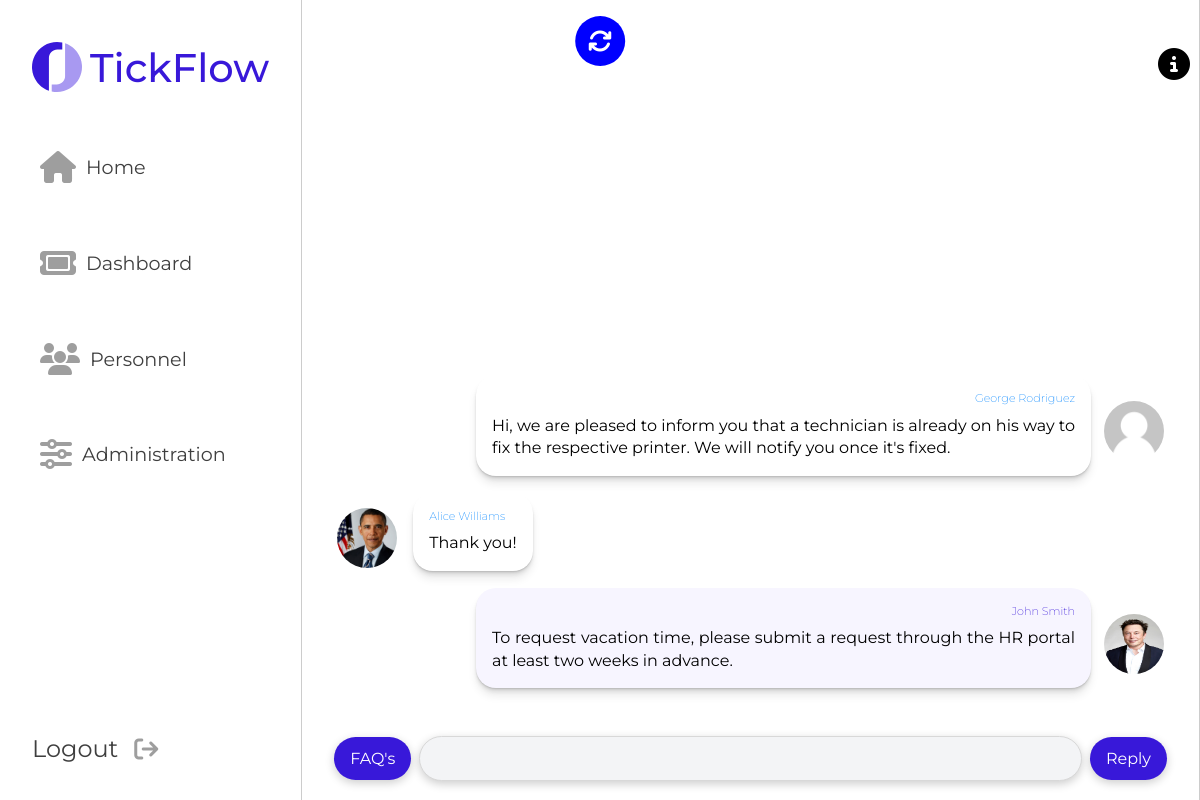
Screenshot of /server/pages/ticket.php?ticket=1 (signed in) with the database file from the repository.
### tables this page shows
CREATE TABLE Message (
    id INTEGER CHECK (id >= 1) PRIMARY KEY AUTOINCREMENT,
    content TEXT NOT NULL,
    creationDate DATE NOT NULL,
    creationTime TIME NOT NULL,
    author INTEGER NOT NULL,
    ticket INTEGER NOT NULL,
    FOREIGN KEY (author) REFERENCES User(id),
    FOREIGN KEY (ticket) REFERENCES Ticket(id)
);

CREATE TABLE User (
    id INTEGER CHECK (id >= 1) PRIMARY KEY AUTOINCREMENT,
    name TEXT,
    email TEXT UNIQUE NOT NULL,
    password TEXT NOT NULL,
    role TEXT CHECK (role == 'Client' OR role == 'Agent' OR role == 'Admin') DEFAULT ('Client'),
    department Integer,
    FOREIGN KEY (department) REFERENCES Department(id)
);

### server/pages/ticket.php (called while the page is built, shortened)
<?php
	include_once(__DIR__.'/../classes/user.class.php');
	include_once(__DIR__.'/../classes/ticket.class.php');
	include_once(__DIR__.'/../templates/ticket.tpl.php');
	include_once(__DIR__.'/../templates/common.tpl.php');
	if (isset($_GET["ticket"])){
		$ticketId = $_GET["ticket"];
	} else {
		header("Location: dashboard.php");
		exit();
	}
    $ticket = Ticket::getTicketByID($ticketId);
	$departments = Department::getDepartments();
	drawChat($ticket, $departments);
?>

### server/classes/chat.class.php (called while the page is built, shortened)
<?php
class Message {
    public $id, $content, $date, $time, $author, $ticket, $authorName, $authorPhoto, $authorID;
    public function __construct($id, $content, $date, $time, $author, $ticket){
        $this->content = $content;
        $this->author = $author;
        $userAuthor = User::getUserByID($author);
        $this->authorName = $userAuthor->name;
        $this->authorPhoto = $userAuthor->getPhoto();
    }
    public function belongsToUser($user){
        return $user->id == $this->author;
    }
}
class Chat {
    public $ticketID, $messages;
    public function __construct($ticketID){
        $this->ticketID = $ticketID;
    }
    public function getMessages(){
        $db = getDatabaseConnection();
        $query = $db->prepare("SELECT * FROM Message WHERE ticket = ? ORDER BY creationDate, creationTime");
        $query->execute(array($this->ticketID));
        $results = $query->fetchAll();
        $messages = array();
        foreach ($results as $row) {
            $messages[] = new Message(
                $row['id'],
                $row['content'],
                $row['creationDate'],
                $row['creationTime'],
                $row['author'],
                $row['ticket']
            );
        }
        return $messages;
    }
}
?>

### server/classes/ticket.class.php (called while the page is built, shortened)
<?php
include_once(__DIR__.'/../classes/chat.class.php');
class Ticket {
    function __construct($id, $subject, $description, $status, $priority, $tags, $date, $time, $authorID, $assigneeID, $departmentID){
        $this->id = $id;
    }
    static public function getTicketByID($ticketID){
        $db = getDatabaseConnection();
        $query = $db->prepare("SELECT * FROM Ticket WHERE id = ?");
        $query->execute(array($ticketID));
        $results = $query->fetchAll();
        $result = $results[0];
        $tags = Ticket::getTagsById($ticketID);
        $ticket = new Ticket(
            $result['id'],
            $result['subject'],
            $result['description'],
            $result['status'],
            $result['priority'],
            $tags,
            $result['creationDate'],
            $result['creationTime'],
            $result['author'],
            $result['assignee'],
            $result['department']
        );
        return $ticket;
    }
    static public function getTagsById($id){
        $db = getDatabaseConnection();
        $query = $db->prepare("SELECT * FROM Ticket_Hashtag WHERE ticket = ?");
        $query->execute(array($id));
        $results = $query->fetchAll();
        $tags = array();
        foreach ($results as $row){
            $query = $db->prepare("SELECT * FROM Hashtag WHERE id = ?");
            $query->execute(array($row['hashtag']));
            $results = $query->fetchAll();
            $tag = $results[0]['name'];
            $tags[] = $tag;
        }
        return $tags;
    }
}
?>

### server/classes/user.class.php (called while the page is built, shortened)
<?php
include_once(__DIR__ . '/../classes/ticket.class.php');
class User
{
    public $id, $name, $email, $role, $department;
    public function __construct($id, $name, $email, $role, $department)
    {
        $this->id = $id;
        $this->name = $name;
        $this->role = $role;
    }
    public function isAdmin()
    {
        return $this->role == "Admin";
    }
    public function isAgent()
    {
        return $this->role == "Agent" || $this->isAdmin();
    }
    public function getPhoto(){
        $path = "../images/profiles/".$this->id.".png";
        if (file_exists($path)){
            return $path;
        }
        else {
            $path = "../images/profiles/".$this->id.".jpg";
            if (file_exists($path)){
                return $path;
            } else {
                $path = "../images/profiles/".$this->id.".gif";
                if (file_exists($path)){
                    return $path;
                }
                else {
                    $path = "../images/profiles/".$this->id.".jpeg";
                    if (file_exists($path)){
                        return $path;
                    }
                }
            }
        }
        return "../images/default.png";
    }
    static public function getUserById($userID) {
        $db = getDatabaseConnection();
        $query = $db->prepare("SELECT * FROM User WHERE id = ?");
        $query->execute(array($userID));
        $results = $query->fetchAll();
        $result = $results[0];
        $user = new User($result['id'], $result['name'], $result['email'], $result['role'], $result['department']);
        return $user;
    }
}

### server/classes/session.class.php (called while the page is built, shortened)
<?php
include_once(__DIR__.'/../classes/user.class.php');
class Session {
    public $userID;
    public function __construct() {
        $this->userID = null;
        if (isset($_SESSION["userID"])) {
            $userID = $_SESSION["userID"];
            if (is_numeric($userID)){
                $this->userID = $_SESSION["userID"];
            }
        }
    }
    public function getUser(){
        return User::getUserById($this->userID);
    }
}
?>

### server/templates/ticket.tpl.php (the view, shortened to what this page needs)
<?php
include_once(__DIR__.'/../classes/user.class.php');
include_once(__DIR__.'/../classes/ticket.class.php');
include_once(__DIR__.'/../classes/chat.class.php');
?>
<?php function getArticleTag($message, $sessionUser, $author) {
	if ($sessionUser->id == $author->id) { ?>
		<?php if ($message->belongsToUser($author)) { ?>
			<article class="msg msg-right author">
		<?php }  else { ?>
			<article class="msg msg-left">
		<?php }  ?>
	<?php } else { ?>
		<?php if ($message->belongsToUser($author)) { ?>
			<article class="msg msg-left">
		<?php } else { if ($message->author == $sessionUser->id) {?>
			<article class="msg msg-right author">
		<?php } else { ?>
			<article class="msg msg-right">
		<?php }
		}
	}
}?>
<?php function drawChat($ticket, $departments) {
	$chat = $ticket->getChat();
	$author = User::getUserById($ticket->authorID);
	$messages = $chat->getMessages();
	$messages = array_reverse($messages);
	$session = new Session();
	$sessionUser = $session->getUser();
?>
	<main class="middle-column">
		<a href="../pages/ticket.php?ticket=<?=$ticket->id?>">
		<i id="refresh-button" class="fa-solid fa-arrows-rotate"></i>
		</a>
        <section id="chat">
            <div id="messages">
                <?php foreach($messages as $message) { ?>
					<?php getArticleTag($message, $sessionUser, $author) ?>
						<figure class="avatar">
							<img src=<?=$message->authorPhoto?> alt="Avatar">
						</figure>
						<section class="bubble">
							<p class="name"><?=$message->authorName?></p>
							<p class="message"><?=$message->content?></p>
						</section>
					</article>
                <?php } ?>
            </div>
            <section class="reply">
				<?php if ($sessionUser->isAgent()) { ?>
				<button type="button" id="faq-button">FAQ's</button>
				<?php } ?>
                <input id="message-input" type="text">
                <button type="button" id="send-message-button" >Reply</button>
            </section>
        </section>
    </main>
<?php } ?>

### server/styles/layout.css (style rules this page uses)
:root { --main-color: #3818D9; }
* { font-family: 'Montserrat', sans-serif; }
html { scroll-behavior: smooth; box-sizing: border-box; }
body { margin: 0; padding: 0; overflow: hidden; }
.middle-column { grid-column: 2/5; min-height: 100vh; border-left: solid 0.0625rem #ccc; border-right: solid 0.0625rem #ccc; }
.fa-solid, .fa-regular { font-size: 2rem; margin-right: 0.625rem; color: #9E9E9E; }
.middle-column { overflow-y: scroll; height: 100vh; -ms-overflow-style: none; scrollbar-width: none; z-index: 1; }

### server/styles/ticket.css (style rules this page uses)
:root { --main-color: #3818D9; }
* { font-family: 'Montserrat', sans-serif; }
html { scroll-behavior: smooth; box-sizing: border-box; }
body { margin: 0; padding: 0; overflow: hidden; }
.middle-column { grid-column: 2/5; min-height: 100vh; border-left: solid 0.0625rem #ccc; border-right: solid 0.0625rem #ccc; }
.fa-solid, .fa-regular { font-size: 2rem; margin-right: 0.625rem; color: #9E9E9E; }
.middle-column { overflow-y: scroll; height: 100vh; -ms-overflow-style: none; scrollbar-width: none; z-index: 1; }
figure.avatar img { width: 3.75rem; height: 3.75rem; border-radius: 50%; }
#refresh-button { z-index: 799; position: absolute; left: 50%; top: 1rem; transform: translate(-50%, 0%); }
#chat { display: grid; grid-template-rows: [start] 90vh[middle] auto [end]; grid-template-columns: [start] 1fr [end]; margin: auto; border-left: solid 0.0625 #ccc; border-right: solid 0.0625 #ccc; min-height: 100vh; justify-content: space-between; }
#messages { grid-row: start / middle; display: flex; flex-direction: column-reverse; padding: 1rem 2rem; overflow-y: auto; scrollbar-width: none; -ms-overflow-style: none; }
.msg { display: flex; align-items: center; }
.msg:last-of-type { margin-top: 4rem; }
.msg .bubble { max-width: 70%; background-color: #fff; box-shadow: 0 0.0625rem 0.0625rem rgba(0, 0, 0, 0.08), 0 0.125rem 0.125rem rgba(0, 0, 0, 0.08), 0 0.25rem 0.25rem rgba(0, 0, 0, 0.08), 0 0.5rem 0.5rem rgba(0, 0, 0, 0.08); margin-bottom: 1rem; border-radius: 1.25rem; padding: 0.5rem 1rem; font-size: 1rem; line-height: 1.4; word-wrap: break-word; text-align: justify; text-justify: inter-word; }
.msg .bubble p { margin: 0.5rem 0; }
.msg .bubble .name { font-size: 0.7rem; font-weight: 200; color: #0084ff; }
.msg-right { display: flex; flex-direction: row-reverse; margin-left: auto; }
.msg-right .name { text-align: right; margin-left: 0.5rem; margin-right: 0; }
.msg-right.author .bubble { background-color: #F7F5FF; }
.msg-right.author .bubble .name { color: var(--main-color); }
.msg .avatar { margin-left: 0.2rem; margin-right: 1rem; }
.msg-right .avatar { margin-left: 0.8rem; margin-right: 0.2rem; }
section.reply { margin-bottom: 0.5rem; background-color: #fff; display: flex; padding: 1rem 2rem; align-items: center; }
section.reply input[type="text"] { flex: 1; border: 0.0625rem solid #d8d8d8; border-radius: 62.4375rem; background-color: #f3f4f6; padding: 0.75rem 1rem; font-size: 1rem; margin-right: 0.5rem; outline: none; transition: border 0.3s ease-in-out; box-shadow: 0 0.1875rem 0.625rem rgb(0 0 0 / 0.2); }
section.reply button { background-color: #3818D9; color: #fff; border: none; border-radius: 62.4375rem; padding: 0.75rem 1rem; font-size: 1rem; cursor: pointer; transition: background-color 0.3s ease-in-out; box-shadow: 0 0.1875rem 0.625rem rgb(0 0 0 / 0.2); }
#faq-button { margin-right: 0.5rem; }
#refresh-button { font-size: 1.5rem; padding: 0.8rem; background-color: blue; color: white; border-radius: 100%; }
@media screen and (max-width: 1200px) { .middle-column { grid-column: 2/-1; } }

### server/styles/responsiveness.css (style rules this page uses)
@media screen and (max-width: 1200px) { .middle-column { grid-column: 2/-1; } }

### rows the page displays
message: shows a picture, author.name "John Smith", content "To request vacation time, please submit a request through the HR portal at least two weeks in advance."
message: shows a picture, author.name "Alice Williams", content "Thank you!"
message: shows a picture, author.name "George Rodriguez", content "Hi, we are pleased to inform you that a technician is already on his way to fix the respective printer. We will notify you once it's fixed."
